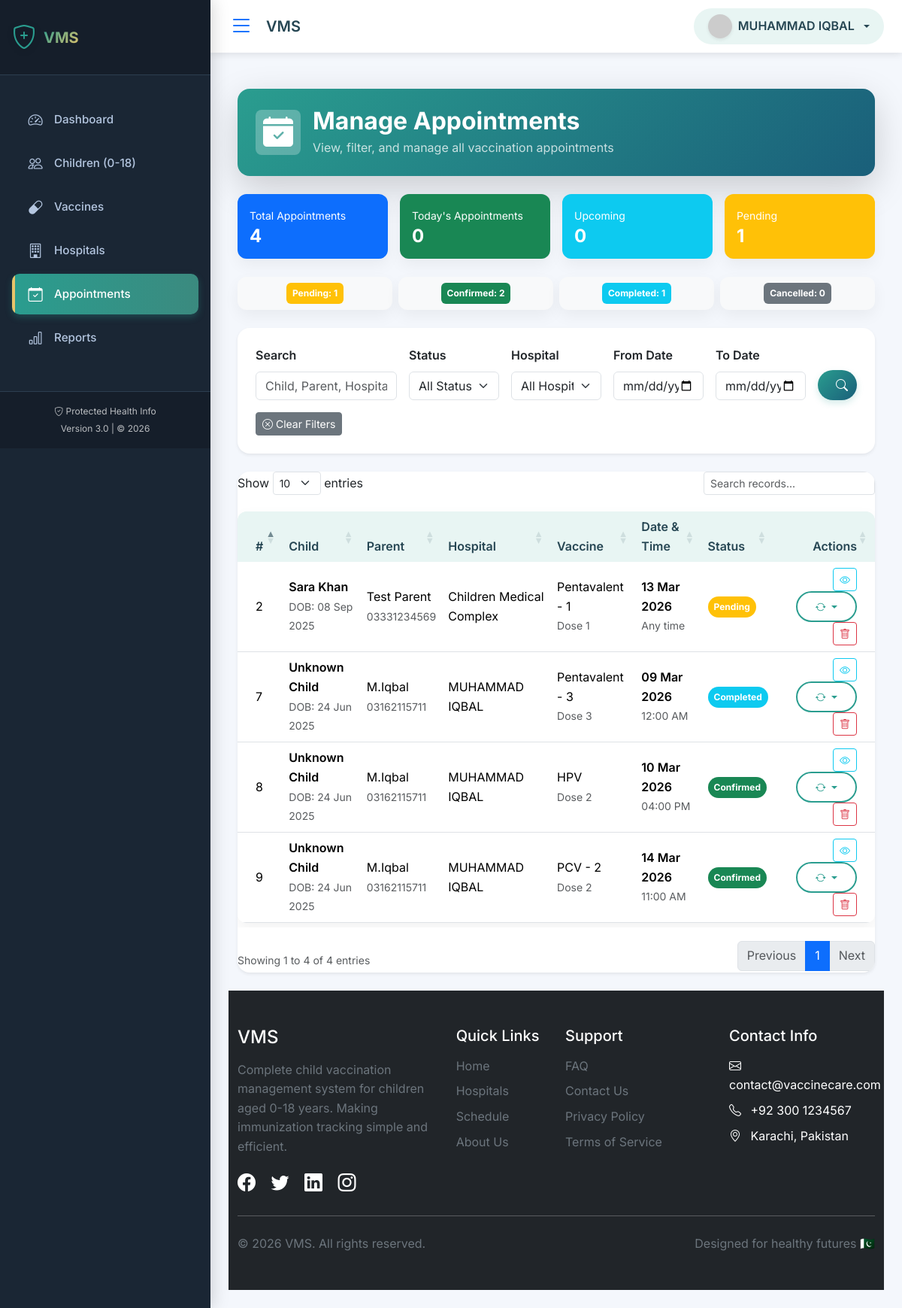
/manage_bookings.php (signed in), run on the app's committed database.
### tables this page shows
CREATE TABLE `appointments` (
  `id` int(11) NOT NULL,
  `child_id` int(11) NOT NULL,
  `hospital_id` int(11) NOT NULL,
  `vaccine_id` int(11) NOT NULL,
  `appointment_date` date NOT NULL,
  `appointment_time` time DEFAULT NULL,
  `token_number` varchar(20) DEFAULT NULL,
  `status` enum('pending','confirmed','completed','cancelled') DEFAULT 'pending',
  `notes` text DEFAULT NULL,
  `created_at` timestamp NOT NULL DEFAULT current_timestamp(),
  `updated_at` timestamp NULL DEFAULT NULL ON UPDATE current_timestamp()
);

CREATE TABLE `children` (
  `id` int(11) NOT NULL,
  `parent_id` int(11) NOT NULL,
  `full_name` varchar(100) NOT NULL,
  `date_of_birth` date NOT NULL,
  `gender` enum('male','female','other') NOT NULL,
  `blood_group` varchar(5) DEFAULT NULL,
  `birth_weight` decimal(5,2) DEFAULT NULL,
  `birth_complications` text DEFAULT NULL,
  `is_active` tinyint(1) DEFAULT 1,
  `created_at` timestamp NOT NULL DEFAULT current_timestamp(),
  `updated_at` timestamp NULL DEFAULT NULL ON UPDATE current_timestamp()
);

CREATE TABLE `users` (
  `id` int(11) NOT NULL,
  `full_name` varchar(100) NOT NULL,
  `email` varchar(100) NOT NULL,
  `password` varchar(255) NOT NULL,
  `role` enum('parent','hospital','admin') NOT NULL DEFAULT 'parent',
  `phone` varchar(15) NOT NULL,
  `address` text DEFAULT NULL,
  `status` enum('active','inactive') DEFAULT 'active',
  `last_login` timestamp NULL DEFAULT NULL,
  `remember_token` varchar(255) DEFAULT NULL,
  `created_at` timestamp NOT NULL DEFAULT current_timestamp(),
  `updated_at` timestamp NULL DEFAULT NULL ON UPDATE current_timestamp(),
  `avatar` varchar(255) DEFAULT NULL
);

CREATE TABLE `vaccines` (
  `id` int(11) NOT NULL,
  `vaccine_name` varchar(100) NOT NULL,
  `description` text DEFAULT NULL,
  `age_group` varchar(50) NOT NULL,
  `dose_number` int(11) DEFAULT NULL,
  `is_epi` tinyint(1) DEFAULT 1,
  `is_mandatory` tinyint(1) DEFAULT 1,
  `status` enum('available','unavailable') DEFAULT 'available',
  `notes` text DEFAULT NULL,
  `created_at` timestamp NOT NULL DEFAULT current_timestamp()
);

### manage_bookings.php (the view, shortened to what this page needs)
<?php
require_once 'db_config.php';
$page = isset($_GET['page']) ? max(1, intval($_GET['page'])) : 1;
$limit = 15;
$offset = ($page - 1) * $limit;
$search = $_GET['search'] ?? '';
$date_from = $_GET['date_from'] ?? '';
$date_to = $_GET['date_to'] ?? '';
$where_conditions = ["1=1"];
$params = [];
$types = "";
$where_sql = implode(" AND ", $where_conditions);
$appointments_sql = "SELECT
                        a.*,
                        c.full_name as child_name,
                        c.date_of_birth as child_dob,
                        p.id as parent_id,
                        u.full_name as parent_name,
                        u.phone as parent_phone,
                        u.email as parent_email,
                        h.id as hospital_id,
                        hu.full_name as hospital_name,
                        hu.phone as hospital_phone,
                        v.vaccine_name,
                        v.age_group,
                        v.dose_number
                    FROM appointments a
                    JOIN children c ON a.child_id = c.id
                    JOIN parents p ON c.parent_id = p.id
                    JOIN users u ON p.user_id = u.id
                    JOIN hospitals h ON a.hospital_id = h.id
                    JOIN users hu ON h.user_id = hu.id
                    JOIN vaccines v ON a.vaccine_id = v.id
                    WHERE $where_sql
                    ORDER BY a.appointment_date DESC, a.created_at DESC
                    LIMIT ? OFFSET ?";
$params[] = $limit;
$params[] = $offset;
$types .= "ii";
$appointments_stmt = $conn->prepare($appointments_sql);
$appointments_stmt->bind_param($types, ...$params);
$appointments_stmt->execute();
$appointments_result = $appointments_stmt->get_result();
$stats = [];
$result = $conn->query("SELECT COUNT(*) as total FROM appointments");
$stats['total'] = $result->fetch_assoc()['total'];
$result = $conn->query("SELECT COUNT(*) as total FROM appointments WHERE DATE(appointment_date) = CURDATE()");
$stats['today'] = $result->fetch_assoc()['total'];
$result = $conn->query("SELECT COUNT(*) as total FROM appointments WHERE appointment_date >= CURDATE()");
$stats['upcoming'] = $result->fetch_assoc()['total'];
$result = $conn->query("
    SELECT
        SUM(status = 'pending') as pending,
        SUM(status = 'confirmed') as confirmed,
        SUM(status = 'completed') as completed,
        SUM(status = 'cancelled') as cancelled
    FROM appointments
");
$stats['status'] = $result->fetch_assoc();
include_once 'header.php';
?>
<div class="container-fluid py-4">
    <div class="row mb-4">
        <div class="col-12">
            <div class="bg-gradient-primary text-white rounded-4 p-4 shadow-lg">
                <div class="d-flex align-items-center">
                    <div class="avatar-circle bg-white bg-opacity-25 p-3 rounded-3 me-3">
                        <i class="bi bi-calendar-check-fill fs-1"></i>
                    </div>
                    <div>
                        <h2 class="fw-bold mb-1">Manage Appointments</h2>
                        <p class="mb-0 opacity-75">View, filter, and manage all vaccination appointments</p>
                    </div>
                </div>
            </div>
        </div>
    </div>
    <div class="row g-3 mb-4">
        <div class="col-md-3">
            <div class="card bg-primary text-white">
                <div class="card-body p-3">
                    <small>Total Appointments</small>
                    <h4 class="fw-bold mb-0"><?php echo $stats['total']; ?></h4>
                </div>
            </div>
        </div>
        <div class="col-md-3">
            <div class="card bg-success text-white">
                <div class="card-body p-3">
                    <small>Today's Appointments</small>
                    <h4 class="fw-bold mb-0"><?php echo $stats['today']; ?></h4>
                </div>
            </div>
        </div>
        <div class="col-md-3">
            <div class="card bg-info text-white">
                <div class="card-body p-3">
                    <small>Upcoming</small>
                    <h4 class="fw-bold mb-0"><?php echo $stats['upcoming']; ?></h4>
                </div>
            </div>
        </div>
        <div class="col-md-3">
            <div class="card bg-warning text-white">
                <div class="card-body p-3">
                    <small>Pending</small>
                    <h4 class="fw-bold mb-0"><?php echo $stats['status']['pending']; ?></h4>
                </div>
            </div>
        </div>
    </div>
    <div class="row g-2 mb-4">
        <div class="col-md-3">
            <div class="card border-0 bg-light">
                <div class="card-body p-2 text-center">
                    <span class="badge bg-warning p-2">Pending: <?php echo $stats['status']['pending']; ?></span>
                </div>
            </div>
        </div>
        <div class="col-md-3">
            <div class="card border-0 bg-light">
                <div class="card-body p-2 text-center">
                    <span class="badge bg-success p-2">Confirmed: <?php echo $stats['status']['confirmed']; ?></span>
                </div>
            </div>
        </div>
        <div class="col-md-3">
            <div class="card border-0 bg-light">
                <div class="card-body p-2 text-center">
                    <span class="badge bg-info p-2">Completed: <?php echo $stats['status']['completed']; ?></span>
                </div>
            </div>
        </div>
        <div class="col-md-3">
            <div class="card border-0 bg-light">
                <div class="card-body p-2 text-center">
                    <span class="badge bg-secondary p-2">Cancelled: <?php echo $stats['status']['cancelled']; ?></span>
                </div>
            </div>
        </div>
    </div>
    <div class="card border-0 shadow-sm rounded-4 mb-4">
        <div class="card-body p-4">
            <form method="GET" action="" class="row g-3">
                <div class="col-md-3">
                    <label class="form-label fw-semibold">Search</label>
                    <input type="text" name="search" class="form-control"
                           placeholder="Child, Parent, Hospital, Vaccine..."
                           value="<?php echo htmlspecialchars($search); ?>">
                </div>
                <div class="col-md-2">
                    <label class="form-label fw-semibold">Status</label>
                    <select name="status" class="form-select">
                        <option value="">All Status</option>
                    </select>
                </div>
                <div class="col-md-2">
                    <label class="form-label fw-semibold">Hospital</label>
                    <select name="hospital" class="form-select">
                        <option value="">All Hospitals</option>
                    </select>
                </div>
                <div class="col-md-2">
                    <label class="form-label fw-semibold">From Date</label>
                    <input type="date" name="date_from" class="form-control" value="<?php echo $date_from; ?>">
                </div>
                <div class="col-md-2">
                    <label class="form-label fw-semibold">To Date</label>
                    <input type="date" name="date_to" class="form-control" value="<?php echo $date_to; ?>">
                </div>
                <div class="col-md-1 d-flex align-items-end">
                    <button type="submit" class="btn btn-primary w-100">
                        <i class="bi bi-search"></i>
                    </button>
                </div>
                <div class="col-md-12">
                    <a href="manage_bookings.php" class="btn btn-sm btn-secondary">
                        <i class="bi bi-x-circle"></i> Clear Filters
                    </a>
                </div>
            </form>
        </div>
    </div>
    <div class="card border-0 shadow-sm rounded-4">
        <div class="card-body p-0">
            <div class="table-responsive">
                <table class="table table-hover mb-0">
                    <thead class="bg-light">
                        <tr>
                            <th class="ps-4">#</th>
                            <th>Child</th>
                            <th>Parent</th>
                            <th>Hospital</th>
                            <th>Vaccine</th>
                            <th>Date & Time</th>
                            <th>Status</th>
                            <th class="text-end pe-4">Actions</th>
                        </tr>
                    </thead>
                    <tbody>
                        <?php if ($appointments_result->num_rows > 0): ?>
                            <?php while ($apt = $appointments_result->fetch_assoc()): ?>
                            <tr>
                                <td class="ps-4"><?php echo $apt['id']; ?></td>
                                <td>
                                    <span class="fw-semibold"><?php echo htmlspecialchars($apt['child_name']); ?></span>
                                    <br>
                                    <small class="text-muted">DOB: <?php echo date('d M Y', strtotime($apt['child_dob'])); ?></small>
                                </td>
                                <td>
                                    <?php echo htmlspecialchars($apt['parent_name']); ?>
                                    <br>
                                    <small class="text-muted"><?php echo $apt['parent_phone']; ?></small>
                                </td>
                                <td><?php echo htmlspecialchars($apt['hospital_name']); ?></td>
                                <td>
                                    <?php echo $apt['vaccine_name']; ?>
                                    <br>
                                    <small class="text-muted">Dose <?php echo $apt['dose_number']; ?></small>
                                </td>
                                <td>
                                    <span class="fw-semibold"><?php echo date('d M Y', strtotime($apt['appointment_date'])); ?></span>
                                    <br>
                                    <small class="text-muted">
                                        <?php echo $apt['appointment_time'] ? date('h:i A', strtotime($apt['appointment_time'])) : 'Any time'; ?>
                                    </small>
                                </td>
                                <td>
                                    <span class="badge bg-<?php
                                        echo $apt['status'] == 'confirmed' ? 'success' :
                                            ($apt['status'] == 'pending' ? 'warning' :
                                            ($apt['status'] == 'completed' ? 'info' :
                                            ($apt['status'] == 'cancelled' ? 'secondary' : 'primary')));
                                    ?> rounded-pill p-2">
                                        <?php echo ucfirst($apt['status']); ?>
                                    </span>
                                </td>
                                <td class="text-end pe-4">
                                    <button class="btn btn-sm btn-outline-info"
                                            onclick="viewAppointment(<?php echo $apt['id']; ?>)"
                                            title="View Details">
                                        <i class="bi bi-eye"></i>
                                    </button>
                                    <div class="dropdown d-inline-block">
                                        <button class="btn btn-sm btn-outline-primary dropdown-toggle"
                                                type="button" data-bs-toggle="dropdown">
                                            <i class="bi bi-arrow-repeat"></i>
                                        </button>
                                    </div>
                                    <button class="btn btn-sm btn-outline-danger"
                                            onclick="deleteAppointment(<?php echo $apt['id']; ?>)"
                                            title="Delete Appointment">
                                        <i class="bi bi-trash"></i>
                                    </button>
                                </td>
                            </tr>
                            <?php endwhile; ?>
                        <?php endif; ?>
                    </tbody>
                </table>
            </div>
        </div>
    </div>
</div>
<?php include_once 'footer.php'; ?>

### data on the page
appointments: id "9", child.full_name "Unknown Child", child.date_of_birth "24 Jun 2025", users.full_name "M.Iqbal", users.phone "03162115711", users.full_name "MUHAMMAD IQBAL", vaccine.vaccine_name "PCV - 2", vaccine.dose_number "2", appointment_date "14 Mar 2026", appointment_time "11:00 AM", status "Confirmed"
appointments: id "2", child.full_name "Sara Khan", child.date_of_birth "08 Sep 2025", users.full_name "Test Parent", users.phone "03331234569", users.full_name "Children Medical Complex", vaccine.vaccine_name "Pentavalent - 1", vaccine.dose_number "1", appointment_date "13 Mar 2026", shows "Any time", status "Pending"
appointments: id "8", child.full_name "Unknown Child", child.date_of_birth "24 Jun 2025", users.full_name "M.Iqbal", users.phone "03162115711", users.full_name "MUHAMMAD IQBAL", vaccine.vaccine_name "HPV", vaccine.dose_number "2", appointment_date "10 Mar 2026", appointment_time "04:00 PM", status "Confirmed"
appointments: id "7", child.full_name "Unknown Child", child.date_of_birth "24 Jun 2025", users.full_name "M.Iqbal", users.phone "03162115711", users.full_name "MUHAMMAD IQBAL", vaccine.vaccine_name "Pentavalent - 3", vaccine.dose_number "3", appointment_date "09 Mar 2026", appointment_time "12:00 AM", status "Completed"

### other printed values
getSetting('site_name', 'VaccineCare') "VMS"
$user_name "MUHAMMAD IQBAL"
$stats['total'] "4"
$stats['today'] "0"
$stats['upcoming'] "0"
$stats['status']['pending'] "1"
$stats['status']['confirmed'] "2"
$stats['status']['completed'] "1"
$stats['status']['cancelled'] "0"
getSetting('contact_email', 'info@vaccinecare.com') "contact@vaccinecare.com"
getSetting('contact_phone', '+92 300 1234567') "+92 300 1234567"
